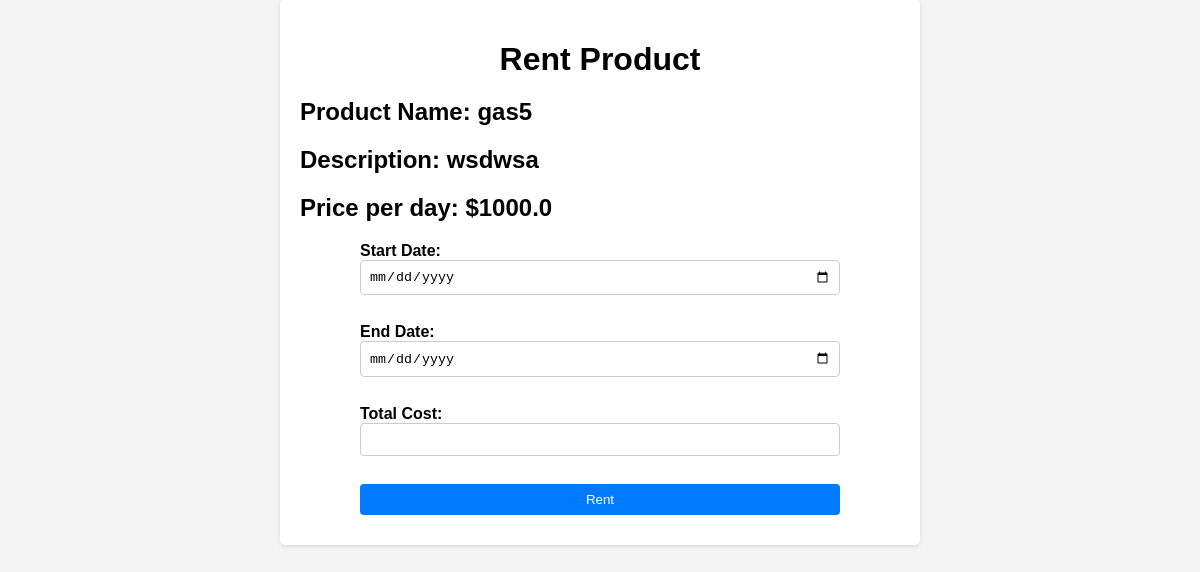
The app's page /rent_product/1, older data.
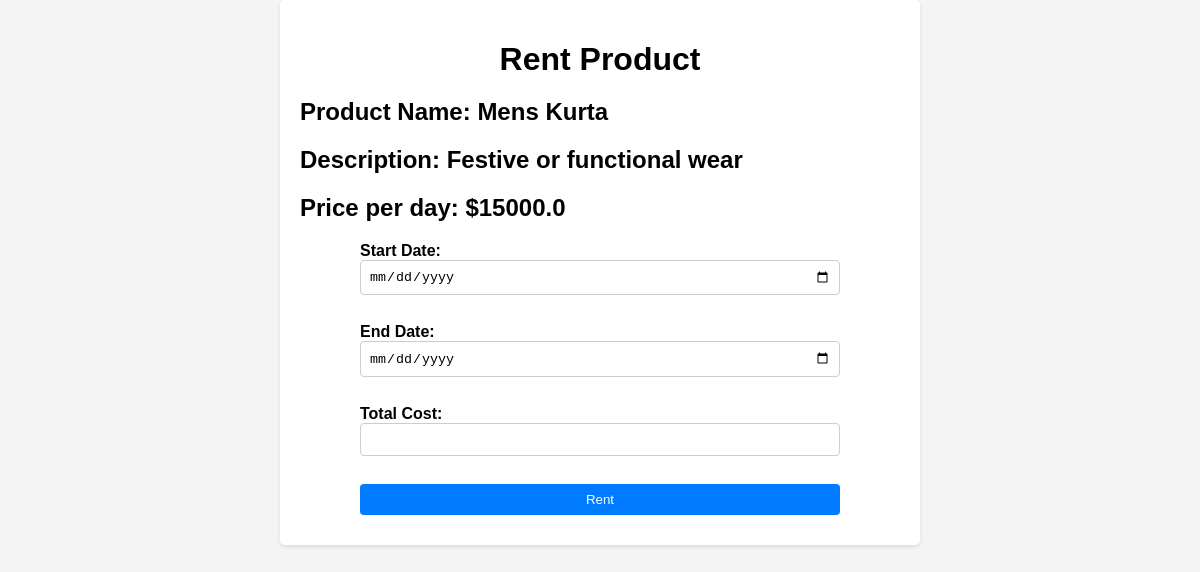
The same page, newer data.
### app.py (models this page shows)
class Product(db.Model):
    id = db.Column(db.Integer, primary_key=True)
    name = db.Column(db.String(80), nullable=False)
    category = db.Column(db.String(80), nullable=False)
    subcategory = db.Column(db.String(50), nullable=False)
    age_group = db.Column(db.String(50), nullable=False)
    description = db.Column(db.Text, nullable=True)
    price = db.Column(db.Float, nullable=False)
    available = db.Column(db.Boolean, default=True)
    image = db.Column(db.String(120), nullable=True)

### app.py (the view, shortened to what this page needs)
@app.route('/rent_product/<int:product_id>', methods=['GET', 'POST'])
def rent_product(product_id):
    product = Product.query.get_or_404(product_id)
    return render_template('rent_product.html', product=product)

### Templates/rent_product.html (shortened to what this page needs)
<!DOCTYPE html>
<html>
<head>
</head>
<body>
    <div class="container">
        <h1>Rent Product</h1>
        <h2>Product Name: {{ product.name }}</h2>
        <h2>Description: {{ product.description }}</h2>
        <h2>Price per day: ${{ product.price }}</h2>
        <form method="post">
            <label for="start_date">Start Date:</label><br>
            <input type="date" id="start_date" name="start_date" required onchange="calculateTotalCost()"><br><br>
            <label for="end_date">End Date:</label><br>
            <input type="date" id="end_date" name="end_date" required onchange="calculateTotalCost()"><br><br>
            <label for="total_cost">Total Cost:</label><br>
            <input type="number" id="total_cost" name="total_cost" step="0.01" required readonly><br><br>
            <button type="submit">Rent</button>
        </form>
    </div>
</body>
</html>

Row changes from the older to the newer data that the page shows:
changed Product: name "gas5" → "Mens Kurta"; description "wsdwsa" → "Festive or functional wear"; price "1000.0" → "15000.0"
